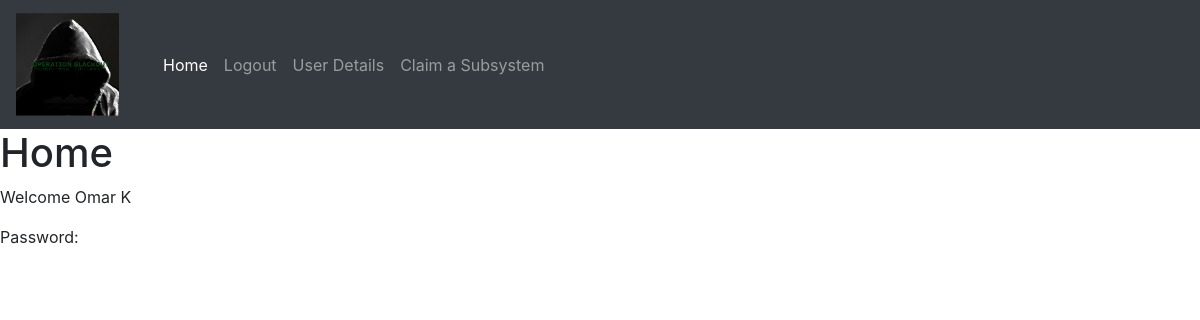
Before: / (signed in) with the older database file.
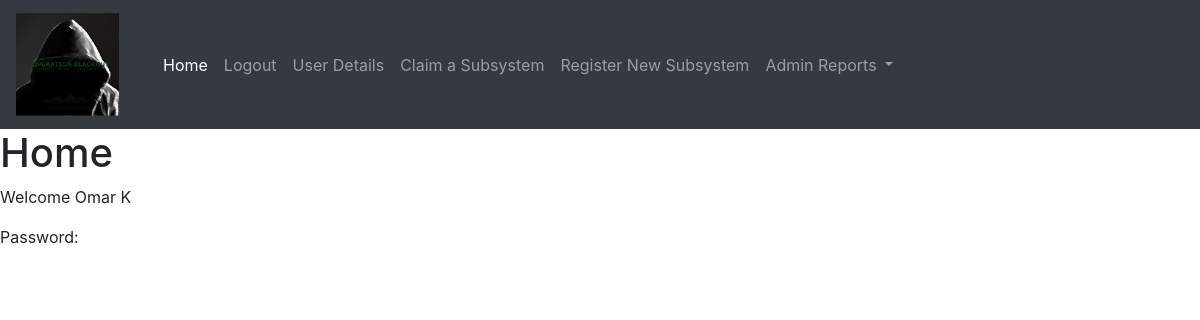
After: the same page with the newer database file.
### app.py (the view)
@app.route('/')
def main_page():
    title = "Home"
    return render_template('index.html', pagetitle=title, user=current_user)

### models.py (called while the page is built)
@login.user_loader
def load_user(id):
    return User.query.get(int(id))

    def is_admin(self):
        if self.is_administrator == bool('true'):
            print("{} is an Administrator".format(self.username))
            return True
        else:
            print("{} is a Regular User".format(self.username))
            return False

### templates/index.html (shortened to what this page needs)
{% extends 'base.html' %}
{% block header %}
  <h1>{% block title %} {{ pagetitle }} {% endblock %}</h1>
{% endblock %}
{% block content %}
    <p> Welcome {{ user.name }}</p>
    <p> Password: {{ user.Password }}</p>
{% endblock %}

Changed rows visible on the page:
changed User "Omar K": is_administrator False → True (drawn)
Other visible differences:
text now shown: "Register New Subsystem Admin Reports"
